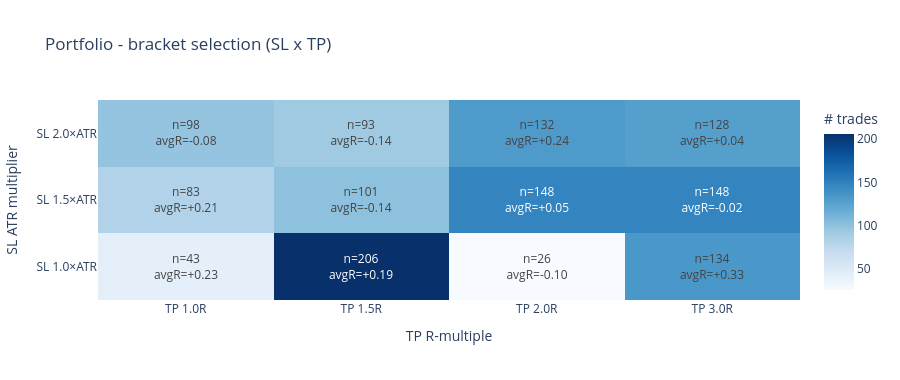

Notebook cell for this chart:
### Markdown cell above
## 10 · Agent behaviour (portfolio book)

### Code cell
from visualize import plot_bracket_usage
fig = plot_bracket_usage(ens_trades, sl_atr_multipliers=CFG.sl_atr_multipliers,
                         tp_r_multipliers=CFG.tp_r_multipliers,
                         title="Portfolio - bracket selection (SL x TP)")
save_html(fig, OUT / "06_bracket_heatmap.html"); fig.show()

### Figure 1 — Plotly figure (JSON) as saved in the notebook; plotly's stock layout.template omitted (floating-point values rounded to 4 significant figures)
{"data": [{"colorbar": {"title": {"text": "# trades"}}, "colorscale": [[0, "rgb(247,251,255)"], [0.125, "rgb(222,235,247)"], [0.25, "rgb(198,219,239)"], [0.375, "rgb(158,202,225)"], [0.5, "rgb(107,174,214)"], [0.625, "rgb(66,146,198)"], [0.75, "rgb(33,113,181)"], [0.875, "rgb(8,81,156)"], [1, "rgb(8,48,107)"]], "text": [["n=43<br>avgR=+0.23", "n=206<br>avgR=+0.19", "n=26<br>avgR=-0.10", "n=134<br>avgR=+0.33"], ["n=83<br>avgR=+0.21", "n=101<br>avgR=-0.14", "n=148<br>avgR=+0.05", "n=148<br>avgR=-0.02"], ["n=98<br>avgR=-0.08", "n=93<br>avgR=-0.14", "n=132<br>avgR=+0.24", "n=128<br>avgR=+0.04"]], "texttemplate": "%{text}", "type": "heatmap", "x": ["TP 1.0R", "TP 1.5R", "TP 2.0R", "TP 3.0R"], "y": ["SL 1.0×ATR", "SL 1.5×ATR", "SL 2.0×ATR"], "z": [[43, 206, 26, 134], [83, 101, 148, 148], [98, 93, 132, 128]]}], "layout": {"height": 380, "title": {"text": "Portfolio - bracket selection (SL x TP)"}, "xaxis": {"title": {"text": "TP R-multiple"}}, "yaxis": {"title": {"text": "SL ATR multiplier"}}}}
